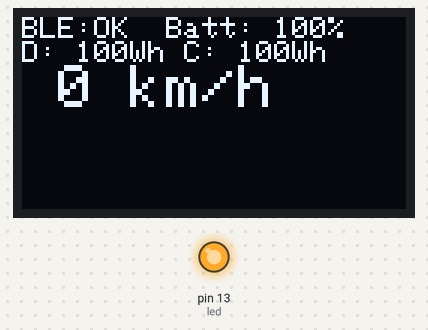
Bench run of a sketch on a simulated Arduino Uno, built with avr-gcc and run on an emulated ATmega328P. Parts: 128×64 one-colour display, output pins drawn as LEDs (lit = HIGH). The display library's start-up logo is not drawn; the modem accepts every AT command (registered, SIM ready, sends succeed) and sends nothing else.

Above: at 1.69 s.
At 10.97 s:
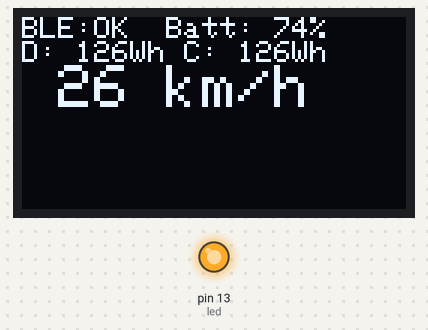
At 20.62 s:
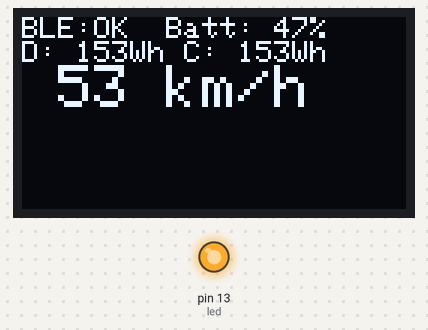
At 39.57 s:
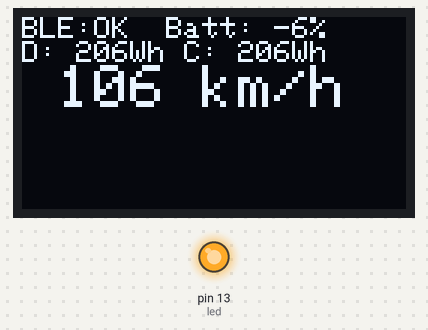
Timing chart, 0 to 40.0 s (numbered marks = the images above):
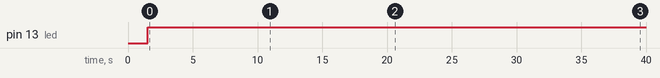

Measured:
- by itself, pin 13 (led): LOW → HIGH at 1.5 s

The sketch:

ConnectedRemote.ino.ino
```cpp
#include <SoftwareSerial.h>
#include <SPI.h>
#include <Wire.h>
#include <Adafruit_GFX.h>
#include <Adafruit_SSD1306.h>

#define OLED_RESET 4
Adafruit_SSD1306 display(OLED_RESET);

#define NUMFLAKES 10
#define XPOS 0
#define YPOS 1
#define DELTAY 2


#define LOGO16_GLCD_HEIGHT 16
#define LOGO16_GLCD_WIDTH  16
#define SSD1306_LCDHEIGHT 64
#define SSD1306_LCDWIDTH 128

int bluetoothTx = 2;  // TX-O pin of bluetooth mate, Arduino D2
int bluetoothRx = 3;  // RX-I pin of bluetooth mate, Arduino D3

SoftwareSerial bluetooth(bluetoothRx, bluetoothTx); // RX, TX

int led = 13;
int buttonPin1 = 7;
int button1State = 0;


#if (SSD1306_LCDHEIGHT != 64)
#error("Height incorrect, please fix Adafruit_SSD1306.h!");
#endif

void setup()   {
  Serial.begin(9600);

  display.begin(SSD1306_SWITCHCAPVCC, 0x3C);  // initialize with the I2C addr 0x3D (for the 128x64)
  display.display();
  delay(1000);
  display.clearDisplay();

  //bluetooth.begin(115200);  // The Bluetooth Mate defaults to 115200bps
  bluetooth.print("$");  // Print three times individually
  bluetooth.print("$");
  bluetooth.print("$");  // Enter command mode
  delay(100);  // Short delay, wait for the Mate to send back CMD
  bluetooth.println("U,9600,N");  // Temporarily Change the baudrate to 9600, no parity
  // 115200 can be too fast at times for NewSoftSerial to relay the data reliably
  bluetooth.begin(9600);  // Start bluetooth serial at 9600
  pinMode(led, OUTPUT);
  pinMode(buttonPin1, INPUT);

  loop();
}

void drawTextScreen(int batteryPercentage, boolean bleIsConnected, int drawnWattPerHour, int chargedWattPerHour, int currentSpeed){

  display.clearDisplay();

  display.setTextSize(1);
  display.setTextColor(WHITE);
  display.setCursor(0, 0);
  String bluetoothStatus = bleIsConnected ? "OK" : "KO";

  display.println("BLE:" + bluetoothStatus + "  Batt: " + String(batteryPercentage) +"%");
  display.println("D: " + String(drawnWattPerHour) + "Wh C: " + String(chargedWattPerHour) + "Wh");

  display.setTextSize(2);
  display.print(" " + String(currentSpeed) + " km/h ");
  display.display();
}


void loop() {
    int i = 0;
    int batt = 100;
    bool ble = true;
    int drawn = 100;
    int charged = 100;

    int speed = 0;
    digitalWrite(led, LOW);
    bluetooth.println("AT+NAME=TEST");


    while(true){
      delay(300);
       drawTextScreen(batt,ble, drawn, charged, speed);
      display.display();

      batt--;
      drawn++;
      charged++;
      speed++;
      digitalWrite(led,HIGH);
    }

     if (bluetooth.available()) {
        Serial.write(bluetooth.read());
    }
    if (Serial.available()) {
        bluetooth.write(Serial.read());
    }

}
```
